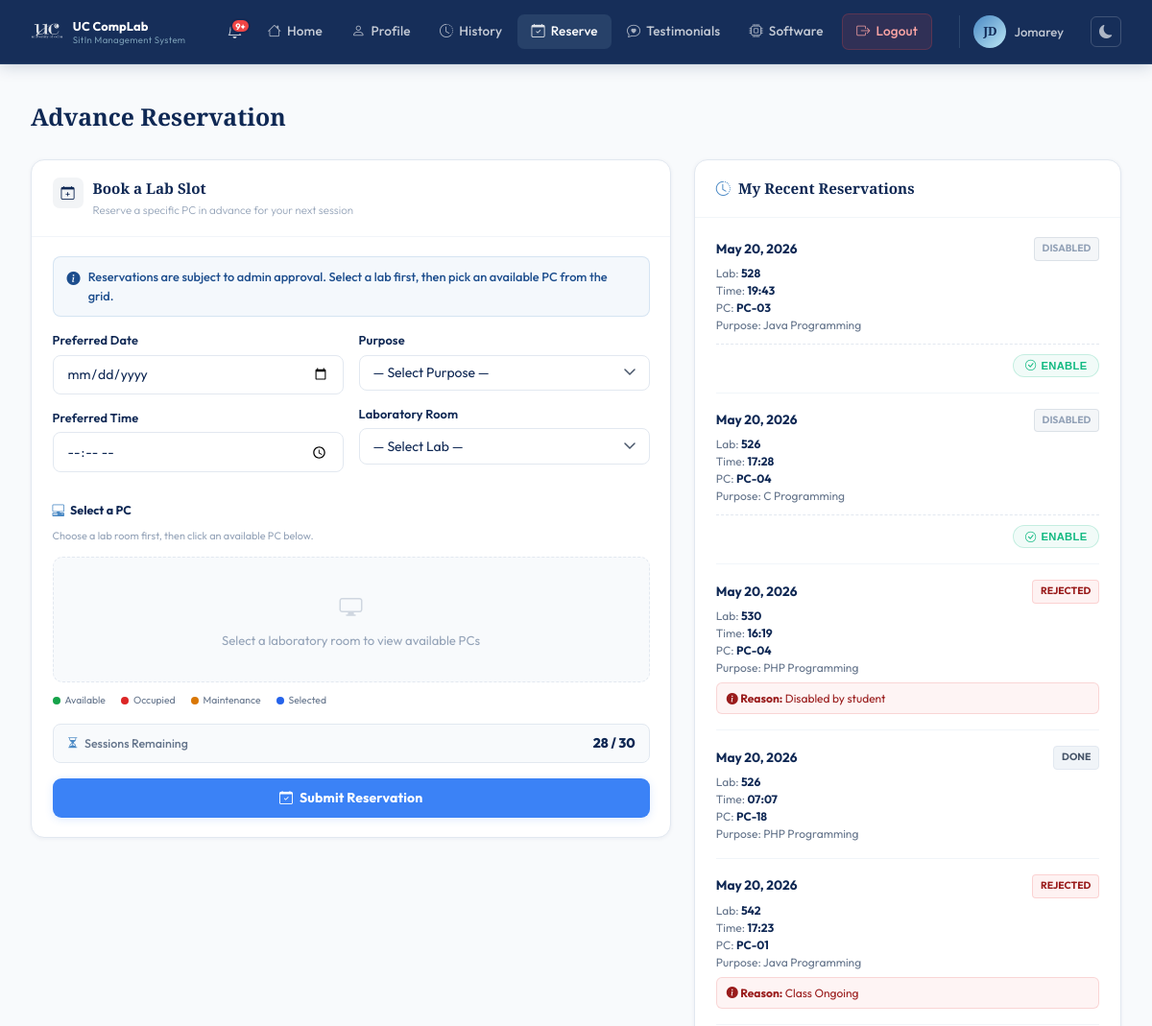
The app's page /pages/reserve.php (signed in, upper part), older data.
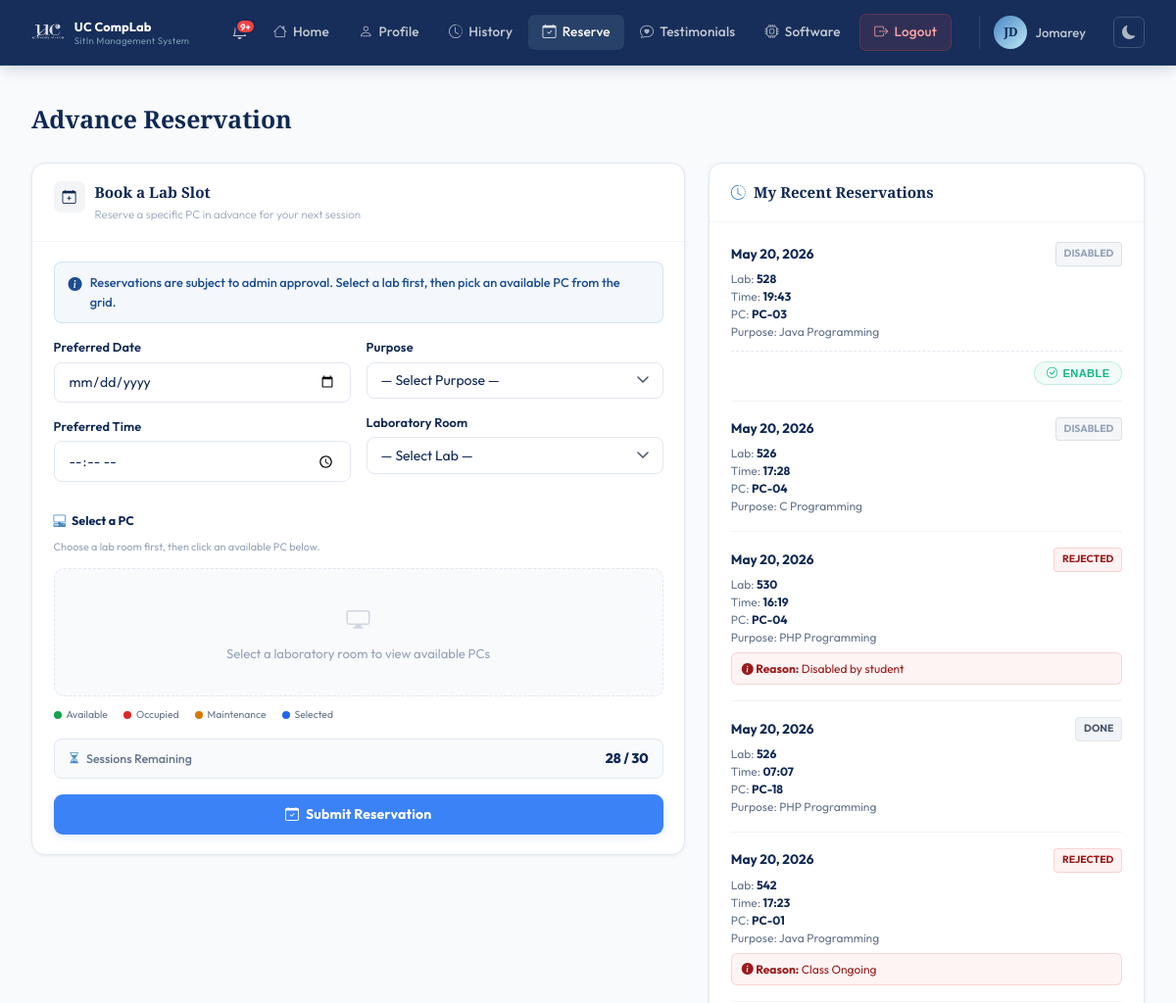
The same page, newer data.
### tables this page shows
CREATE TABLE reservations (
            id         INTEGER PRIMARY KEY AUTOINCREMENT,
            user_id    INTEGER NOT NULL,
            lab_room   TEXT    NOT NULL,
            date       TEXT    NOT NULL,
            time_slot  TEXT    NOT NULL,
            purpose    TEXT,
            status     TEXT    DEFAULT 'pending',
            created_at DATETIME DEFAULT CURRENT_TIMESTAMP, pc_number INTEGER, reject_note TEXT, disabled_by_student INTEGER DEFAULT 0,
            FOREIGN KEY (user_id) REFERENCES users(id) ON DELETE CASCADE
        );

### pages/reserve.php (the view, shortened to what the changed rows need)
<?php
$base = '../';
$db  = getDB();
$uid = $_SESSION['user_id'];
$myReservations = $db->prepare("SELECT * FROM reservations WHERE user_id = ? ORDER BY created_at DESC LIMIT 10");
$myReservations->execute([$uid]);
$myReservations = $myReservations->fetchAll();
require_once __DIR__ . '/../includes/header.php';
echo '<link rel="stylesheet" href="' . $base . 'assets/css/user.css">';
?>
<div class="user-page">
  <div class="user-page-inner">
    <div class="res-page-wrap">
      <h1 class="res-page-title">Advance Reservation</h1>
      <div class="res-layout">
        <div class="res-log-col">
          <div class="res-log-card">
            <div class="res-log-body">
              <?php if (empty($myReservations)): ?>
                <div style="text-align:center; color:#94a3b8; font-size:0.85rem; padding:1rem 0;">
                  You have no recent reservations.
                </div>
              <?php else: ?>
                <?php foreach ($myReservations as $r):
                  $badgeCls = 'badge-pending';
                  if ($r['status'] === 'approved') $badgeCls = 'badge-approved';
                  if ($r['status'] === 'rejected') $badgeCls = 'badge-rejected';
                  if ($r['status'] === 'done')     $badgeCls = 'badge-done';
                  $displayStatus = $r['status'];
                  if (in_array($r['status'], ['pending','approved']) && $r['date'] < date('Y-m-d')) {
                      $displayStatus = 'expired';
                      $badgeCls = 'badge-done';
                  }
                  $isDisabled = (($r['disabled_by_student'] ?? 0) == 1);
                  if ($isDisabled) {
                      $displayStatus = 'disabled';
                      $badgeCls = 'badge-disabled';
                  }
                ?>
                  <div class="res-log-item">
                    <div class="res-log-date">
                      <span><?= date('M j, Y', strtotime($r['date'])) ?></span>
                      <span class="a-badge <?= $badgeCls ?>" style="font-size:0.65rem; padding:3px 8px; border-radius:4px; text-transform:uppercase;">
                        <?= htmlspecialchars($displayStatus) ?>
                      </span>
                    </div>
                    <div class="res-log-details">
                      Lab: <strong><?= htmlspecialchars($r['lab_room']) ?></strong><br>
                      Time: <strong><?= htmlspecialchars($r['time_slot']) ?></strong><br>
                      PC: <strong><?= $r['pc_number'] ? 'PC-'.str_pad($r['pc_number'], 2, '0', STR_PAD_LEFT) : 'Any' ?></strong><br>
                      Purpose: <?= htmlspecialchars($r['purpose']) ?>
                    </div>
                    <?php if ($displayStatus !== 'expired' && $r['status'] !== 'done' && $r['status'] !== 'rejected'): ?>
                      <div class="res-log-actions">
                        <?php if ($isDisabled): ?>
                          <form method="POST" style="display:inline;">
                            <button type="submit" class="res-action-btn res-btn-enable">
                              <i class="bi bi-check-circle"></i> Enable
                            </button>
                          </form>
                        <?php endif; ?>
                      </div>
                    <?php endif; ?>
                  </div>
                <?php endforeach; ?>
              <?php endif; ?>
            </div>
          </div>
        </div>
      </div>
    </div>
  </div>
</div>
<?php require_once __DIR__ . '/../includes/footer.php'; ?>

Row changes from the older to the newer data that the page shows:
changed reservations "C Programming": no longer shows "ENABLE"
